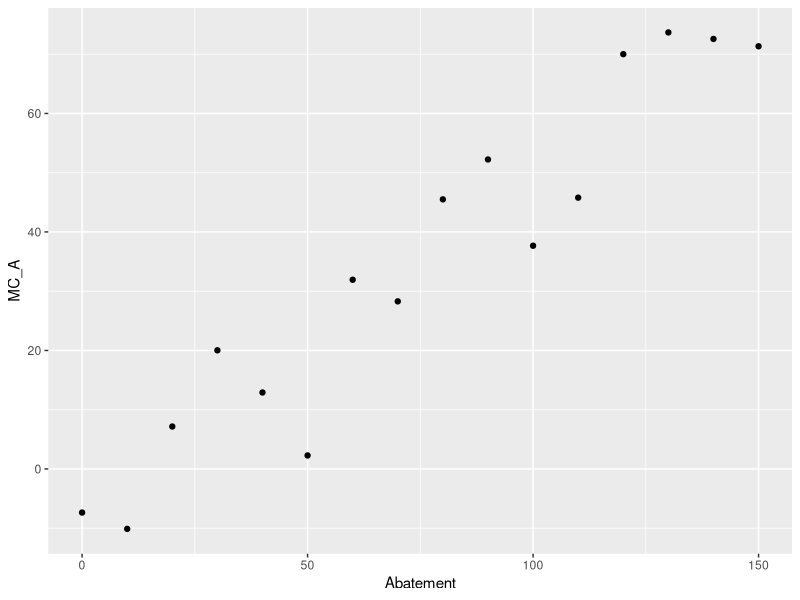
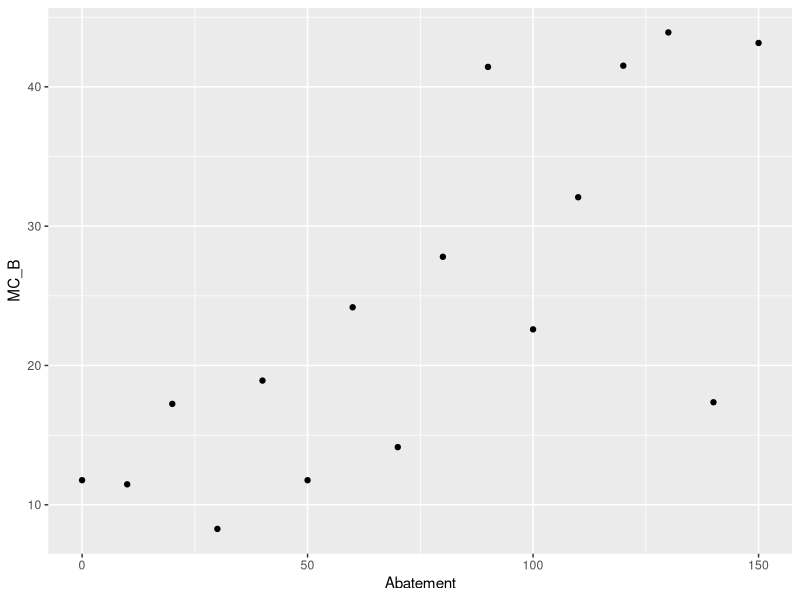
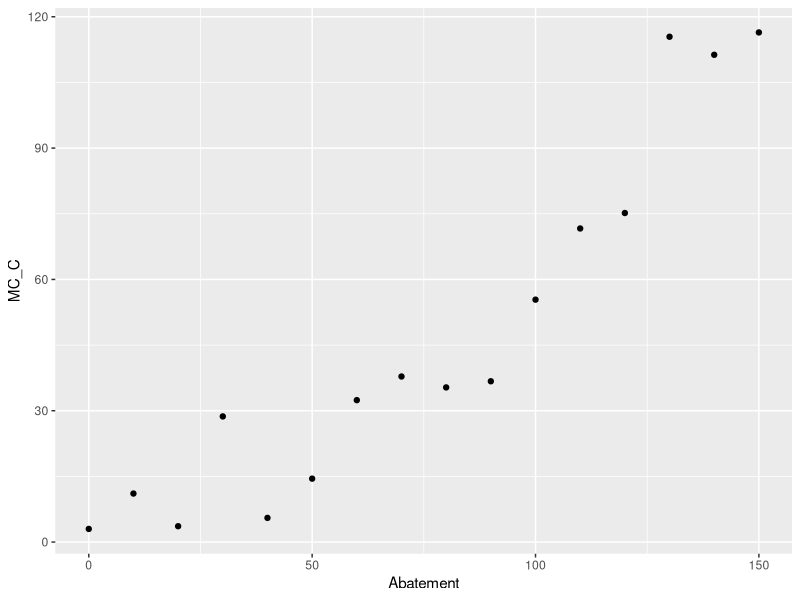
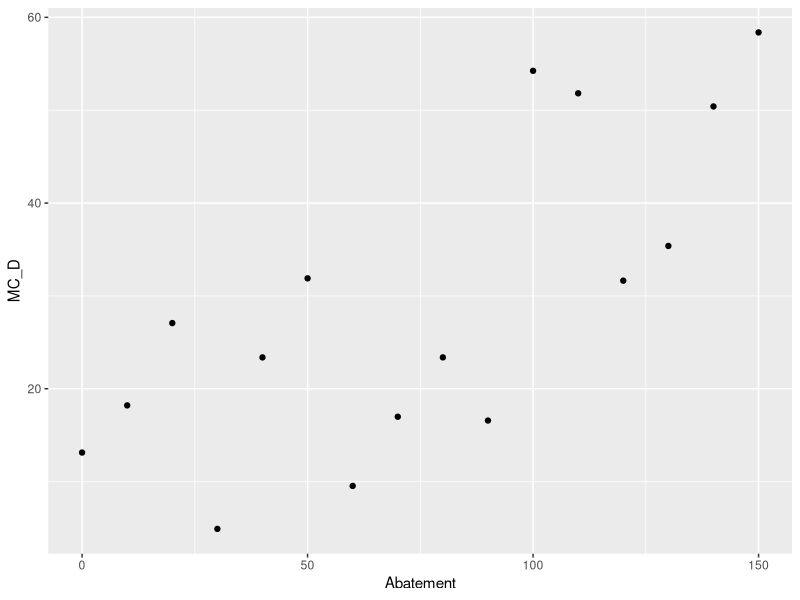
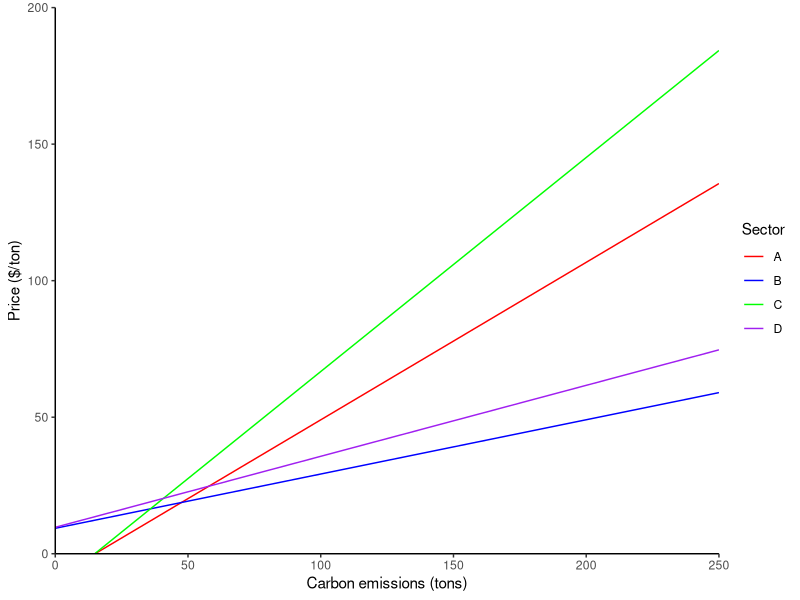
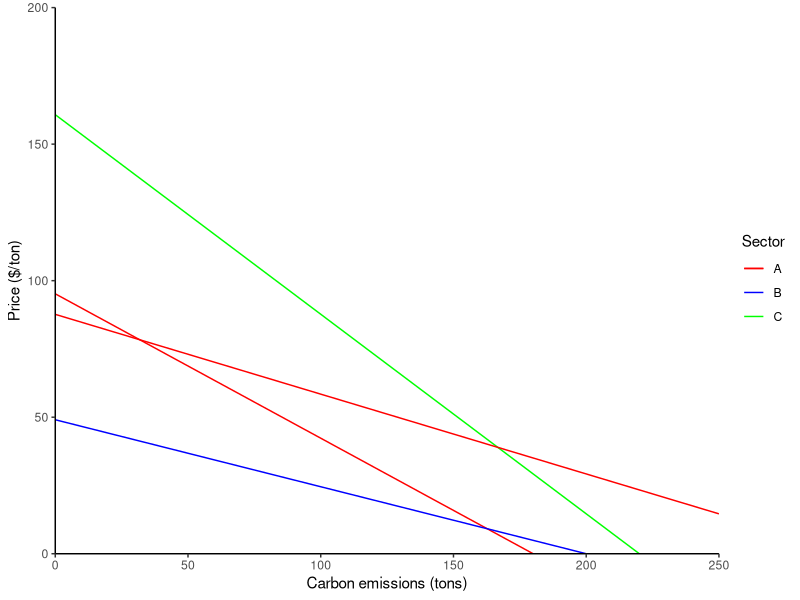

These figures' R source, in order: (Note: this script raises an error after producing the figures.)
## ---- chunk 1
knitr::opts_chunk$set(echo = TRUE)
## ---- chunk 2

library(tidyverse)
library(reshape2)

carbon_abate <- read_csv("HW4Data.csv")

## ---- chunk 3
#Marginal cost of abatement scatter plots
sector_A <- ggplot(carbon_abate, aes(x = Abatement, y = MC_A)) +
  geom_point()
sector_A

sector_B <- ggplot(carbon_abate, aes(x = Abatement, y = MC_B)) +
  geom_point()
sector_B

sector_C <- ggplot(carbon_abate, aes(x = Abatement, y = MC_C)) +
  geom_point()
sector_C

sector_D <- ggplot(carbon_abate, aes(x = Abatement, y = MC_D)) +
  geom_point()
sector_D

## ---- chunk 4

#MC Linear regressions
model_A <- lm(MC_A ~ Abatement, data = carbon_abate)
summary(model_A)

model_B <- lm(MC_B ~ Abatement, data = carbon_abate)
summary(model_B)

model_C <- lm(MC_C ~ Abatement, data = carbon_abate)
summary(model_C)

model_D <- lm(MC_D ~ Abatement, data = carbon_abate)
summary(model_D)

#MC Functions 
MC_A_fxn <- function(Q) {(model_A$coefficients[2])*Q + model_A$coefficients[1]}
MC_B_fxn <- function(Q) {(model_B$coefficients[2])*Q + model_B$coefficients[1]}
MC_C_fxn <- function(Q) {(model_C$coefficients[2])*Q + model_C$coefficients[1]}
MC_D_fxn <- function(Q) {(model_D$coefficients[2])*Q + model_D$coefficients[1]}
## ---- chunk 5

#MC graph
MC_graph <- ggplot(data.frame(x=c(1, 250)), aes(x=x)) + 
  stat_function(fun = MC_A_fxn, geom = "line", aes(color="A")) + 
  stat_function(fun = MC_B_fxn, geom = "line", aes(color="B")) + 
  stat_function(fun = MC_C_fxn, geom = "line", aes(color="C")) + 
  stat_function(fun = MC_D_fxn, geom = "line", aes(color="D")) + 
  xlab("Carbon emissions (tons)") + 
  ylab("Price ($/ton)") +
  scale_x_continuous(expand = c(0,0), limits = c(0,250))+
  scale_y_continuous(expand = c(0,0), limits = c(0,200))+ 
  scale_color_manual(values = c(A="red", B="blue", C="green", D="purple"), name = "Sector")+
  theme_classic() 
MC_graph


## **To do: Color code the lines and/or add a legend
## ---- chunk 6
#Set initial emissions
Q_A_initial <- 180
Q_B_initial <- 200
Q_C_initial <- 220
Q_D_initial <- 300


#Price for each sector at their initial Q (i.e. the y intercept of the demand function)
demand_A_int <- (model_A$coefficients[1] + model_A$coefficients[2]*Q_A_initial)
demand_A_int #95.18706 

demand_B_int <- (model_B$coefficients[1] + model_B$coefficients[2]*Q_B_initial)
demand_B_int #49.06656 

demand_C_int <- (model_C$coefficients[1] + model_C$coefficients[2]*Q_C_initial)
demand_C_int #160.7868 

demand_D_int <- (model_D$coefficients[1] + model_D$coefficients[2]*Q_D_initial)
demand_D_int #87.66577 


#Slope of the demand function for each sector
demand_A_slope <- (demand_A_int/-Q_A_initial)
demand_A_slope # -0.528817 

demand_B_slope <- (demand_B_int/-Q_B_initial)
demand_B_slope # -0.2453328 

demand_C_slope <- (demand_C_int/-Q_C_initial)
demand_C_slope # -0.7308492 

demand_D_slope <- (demand_D_int/-Q_D_initial)
demand_D_slope # -0.2922192 


#Final demand functions (price = slope*Q + intercept)
demand_A_fxn <- function(Q) {demand_A_slope*Q + demand_A_int}
demand_B_fxn <- function(Q) {demand_B_slope*Q + demand_B_int}
demand_C_fxn <- function(Q) {demand_C_slope*Q + demand_C_int}
demand_D_fxn <- function(Q) {demand_D_slope*Q + demand_D_int}


## ---- chunk 7
#Demand graph
demand_graph <- ggplot(data.frame(x=c(1, 250)), aes(x=x)) + 
  stat_function(fun = demand_A_fxn, geom = "line", aes(color="A")) + 
  stat_function(fun = demand_B_fxn, geom = "line", aes(color="B")) + 
  stat_function(fun = demand_C_fxn, geom = "line", aes(color="C")) + 
  stat_function(fun = demand_D_fxn, geom = "line", aes(color="A")) + 
  xlab("Carbon emissions (tons)") + 
  ylab("Price ($/ton)") +
  scale_x_continuous(expand = c(0,0), limits = c(0,250))+
  scale_y_continuous(expand = c(0,0), limits = c(0,200))+
  theme_classic() +
  scale_color_manual(values = c(A="red", B="blue", C="green", D="purple"), name = "Sector")
demand_graph

# **To do: Color code the lines and/or add legend

## ---- chunk 8
#Sector cost
cost_A_cap <- integrate(demand_A_fxn, 80, Q_A_initial)
cost_A_cap # 2644.085

cost_B_cap <- integrate(demand_B_fxn, 100, Q_B_initial)
cost_B_cap # 1226.664

cost_C_cap <- integrate(demand_C_fxn, 120, Q_C_initial)
cost_C_cap # 3654.246

## ---- chunk 9
#Total cost
cost_total_cap <- cost_A_cap[["value"]] + cost_B_cap[["value"]] + cost_C_cap[["value"]]
cost_total_cap # 7524.995

#Total cost of the carbon cap policy is $7524.995

## ---- chunk 10

#Total tax revenue = $0 
## ---- chunk 11

#Define the coefficients
MC_A_slope <- model_A$coefficients[2]
MC_B_slope <- model_B$coefficients[2]
MC_C_slope <- model_C$coefficients[2]

MC_A_int <- model_A$coefficients[1]
MC_B_int <- model_B$coefficients[1]
MC_C_int <- model_C$coefficients[1]

#Create an aggregate marginal cost function
MC_agg_fxn <- function(Q) {(Q + (MC_A_int/MC_A_slope) + (MC_B_int/MC_B_slope) + (MC_C_int/MC_C_slope)) / ((1/MC_A_slope) + (1/MC_B_slope) + (1/MC_C_slope))}

tax <- MC_agg_fxn(300)
tax #39.42658 

#MC solved for price to calculate the quantitiy Carbon emitted with tax price
A_MC_P <- function(P) {(P - model_A$coefficients[1]) / model_A$coefficients[2]}
B_MC_P <- function(P) {(P - model_B$coefficients[1]) / model_B$coefficients[2]}
C_MC_P <- function(P) {(P - model_C$coefficients[1]) / model_C$coefficients[2]}
D_MC_P <- function(P) {(P - model_D$coefficients[1]) / model_D$coefficients[2]}

#carbon emitted per sector with tax
Q_A_tax <- A_MC_P(tax)
Q_B_tax <- B_MC_P(tax)
Q_C_tax <- C_MC_P(tax)

Q_A_tax #83.33489 tons carbon
Q_B_tax #151.4956 tons carbon
Q_C_tax #65.16953 tons carbon

Q_total_tx <- Q_A_tax + Q_B_tax + Q_C_tax
Q_total_tx

#Cost to each sector

## ---- chunk 12


## ---- chunk 13


## ---- chunk 14
A_demand_X <- function(y) {(y - A_demand_int) / A_slope}

B_demand_X <- function(y) {(y - B_demand_int) / B_slope}

C_demand_X <- function(y) {(y - C_demand_int) / C_slope}

agg_demand_X <- function(y) {((y - A_demand_int) / A_slope) + ((y - B_demand_int) / B_slope) + ((y - C_demand_int) / C_slope)}

A_slope
A_demand_int
B_slope
B_demand_int
C_slope
C_demand_int

agg_demand_X(0)

# x = (y-95.18706) / -0.528817) + ((y-49.06656 ) / -0.2453328 ) + ((y-160.7868 ) / -0.7308492 )

agg_demand <- function(x) {(-0.09482*x - 56.89054) / 0.69552}
## double check this algebra ^^

agg_graph <- ggplot(data.frame(x=c(1, 200)), aes(x=x)) + 
  stat_function(fun = agg_demand, geom = "line") + 
  xlab("x") + 
  ylab("y") +
  scale_x_continuous(expand = c(0,0), limits = c(0,200))
agg_graph
## ---- chunk 15

#supply curve functions solved for y, gives the price



#supply curve function solved for x, gives the quantity
MC_A_Qfxn <- function(P) {(P - model_A$coefficients[1]) / model_A$coefficients[2]}

MC_B_Qfxn <- function(P) {(P - model_B$coefficients[1]) / model_B$coefficients[2]}

MC_C_Qfxn <- function(P) {(P - model_C$coefficients[1]) / model_C$coefficients[2]}

MC_D_Qfxn <- function(P) {(P - model_D$coefficients[1]) / model_D$coefficients[2]}

#aggregate supply curve

#may be more difficult then necessary
agg_supply_x <- function(y) {((y - model_A$coefficients[1]) / model_A$coefficients[2]) + ((y - model_B$coefficients[1]) / model_B$coefficients[2]) + ((y - model_C$coefficients[1]) / model_C$coefficients[2])}

#Madelines code pulling from
#Mag =(1/sectorA$coefficients[2])+(1/sectorB$coefficients[2])+(1/sectorC$coefficients[2])
#Bag = (-(sectorA$coefficients[1]/sectorA$coefficients[2])-(sectorB$coefficients[1]/sectorB$coefficients[2])-(sectorC$coefficients[1]/sectorC$coefficients[2]))



agg_slope_supply <- (1/model_A$coefficients[2]) + (1/model_B$coefficients[2]) + (1/model_C$coefficients[2])
agg_intercept_supply <- (-(model_A$coefficients[1]/model_A$coefficients[2]) - (model_B$coefficients[1]/model_B$coefficients[2]) - (model_C$coefficients[1]/model_C$coefficients[2]))

# Price = (quantity + intercept) / slope

agg_supply <- function(x) {(x + agg_intercept_supply) / agg_slope_supply}
tax <- agg_supply(300)
tax #35.19137



## ---- chunk 16
#same emission and cost as tax

## ---- chunk 17



## ---- chunk 18
#country X tons of air pollution is equal to the amount of carbon emitted
country_x_pollution <- Q_A_tax + Q_B_tax + Q_C_tax
country_x_pollution #300 tons air pollution in country x

country_y_pollution <- 300 # tons air pollution = normal emissions

## ---- chunk 19



## ---- chunk 20
